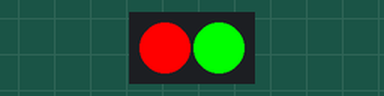
Simulated run of this sketch. Board: Arduino Uno, built with avr-gcc and run on an emulated ATmega328P. On the bench: 2 RGB LEDs in strip order, left to right.

Above: at 0.5 s.
At 1.5 s:
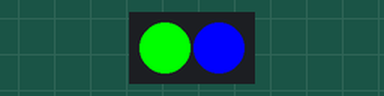
At 5.5 s:
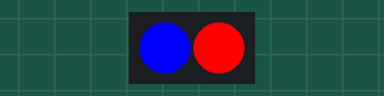
Timing chart, 0 to 6.9 s (numbered marks = the images above):
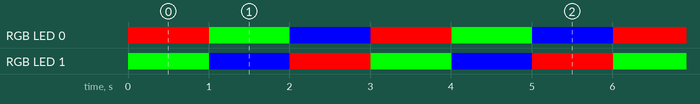

Measured:
- by itself, RGB LED 0: repeats every 3.0 s: RGB(0, 255, 0) 1.0 s, RGB(0, 0, 255) 1.0 s, RGB(255, 0, 0) 1.0 s
- by itself, RGB LED 1: repeats every 3.0 s: RGB(0, 0, 255) 1.0 s, RGB(255, 0, 0) 1.0 s, RGB(0, 255, 0) 1.0 s
- by itself, everything shown: repeats every 3.0 s, in 3 steps

The sketch:

WS2801_TWO_LEDS.ino
```cpp
#include <Adafruit_WS2801.h>
#include <Wire.h>
#include "SPI.h"

int dataPin  = 2;    // Yellow wire on Adafruit Pixels
int clockPin = 3;    // Green wire on Adafruit Pixels

//Note the first parameter defines the number of LEDs that are connected in series
Adafruit_WS2801 strip = Adafruit_WS2801(2, dataPin, clockPin);

void setup() {
  strip.begin();

  // Update LED contents, to start they are all 'off'
  strip.show();
}

void loop() {

  strip.setPixelColor(0,Color(255,0,0)); //Set color for LED 1 to Red
  strip.setPixelColor(1,Color(0,255,0)); //Set color for LED 2 to Green
  strip.show(); //Update LEDs to show the color
  delay(1000);

  strip.setPixelColor(0,Color(0,255,0)); //Set color for LED 1 to Green
  strip.setPixelColor(1,Color(0,0,255)); //Set color for LED 2 to Blue
  strip.show(); //Update LEDs to show the color
  delay(1000);

  strip.setPixelColor(0,Color(0,0,255)); //Set color for LED 1 to Blue
  strip.setPixelColor(1,Color(255,0,0)); //Set color for LED 2 to Red
  strip.show(); //Update LEDs to show the color
  delay(1000);
}

// Create a 24 bit color value from R,G,B
uint32_t Color(byte r, byte g, byte b)
{
  uint32_t c;
  c = r;
  c <<= 8;
  c |= g;
  c <<= 8;
  c |= b;
  return c;
}
```
